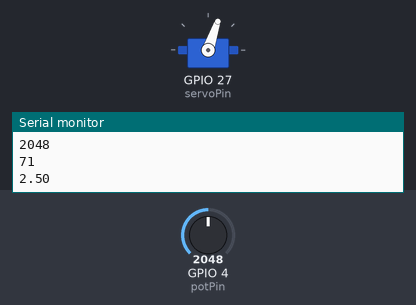
Bench run of a sketch on a simulated ESP32. Shown: servo, the last lines printed to the serial monitor. The inputs (shaded band) are chosen by the test bench; at power-on: GPIO 4 (potPin) = 2048.

Above: at 1.2 s.
1.3 s: GPIO 4 (potPin) set to 2866
At 2.5 s:
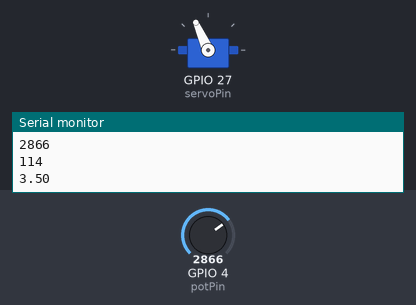
2.8 s: GPIO 4 (potPin) set to 3603
At 4.0 s:
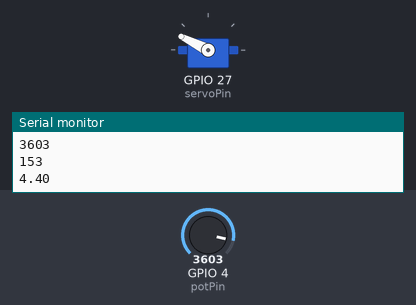
4.3 s: GPIO 4 (potPin) set to 4095
At 5.4 s:
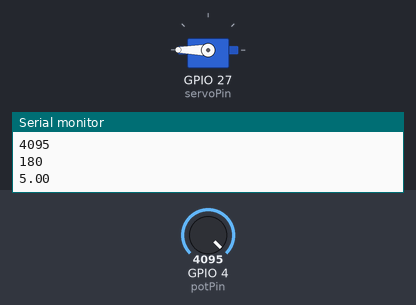
5.8 s: GPIO 4 (potPin) set to 1228
At 6.7 s:
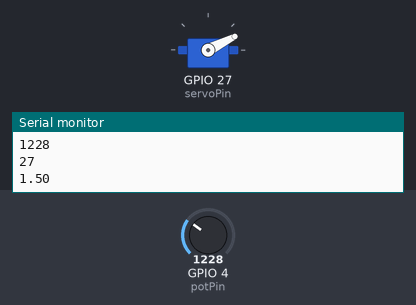
7.3 s: GPIO 4 (potPin) set to 491
At 8.0 s:
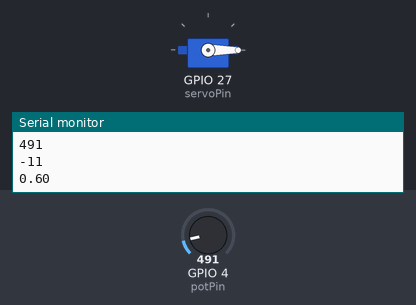
8.8 s: GPIO 4 (potPin) set to 2047
At 9.3 s:
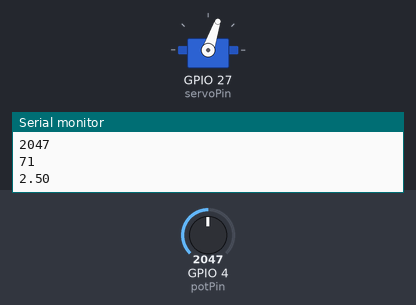
Timing chart, 0 to 11.3 s (numbered marks = the images above; inputs shaded):
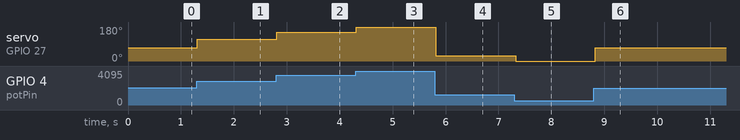

Measured:
- after the input at 1.3 s, servo on GPIO 27 (servoPin): 71° → 114° at once
- after the input at 2.8 s, servo on GPIO 27 (servoPin): 114° → 153° at once
- after the input at 4.3 s, servo on GPIO 27 (servoPin): 153° → 180° at once
- after the input at 5.8 s, servo on GPIO 27 (servoPin): 180° → 27° at once
- after the input at 7.3 s, servo on GPIO 27 (servoPin): 27° → 0° at once
- after the input at 8.8 s, servo on GPIO 27 (servoPin): 0° → 71° at once

The sketch:

ServoControl.ino
```cpp
#include <ESP32PWM.h>
#include <ESP32Servo.h>

Servo myServo;

const int servoPin = 27;  //Servo Motor
const int potPin = 4;     //Potentiometer

//if value of voltage is needed
float floatMap(float x, float in_min, float in_max, float out_min, float out_max) {
  return (x - in_min) * (out_max - out_min) / (in_max - in_min) + out_min;
}

void setup() {
  myServo.attach(servoPin);
  pinMode(potPin, INPUT);

  Serial.begin(115200);
  myServo.write(0);
}

void loop() {

  int potValue = analogRead(potPin);
  int potAngle = map(potValue, 700, 4095, 0, 180);  //max 180 degree

  Serial.println(potValue);
  Serial.println(potAngle);

  //as a voltage reference
  float voltage = floatMap(potValue, 0, 4095, 0, 5.0);

  Serial.println(potValue);
  Serial.println(potAngle);
  Serial.println(voltage);
  Serial.println("");

  myServo.write(potAngle);
  delay(100);

}
```
